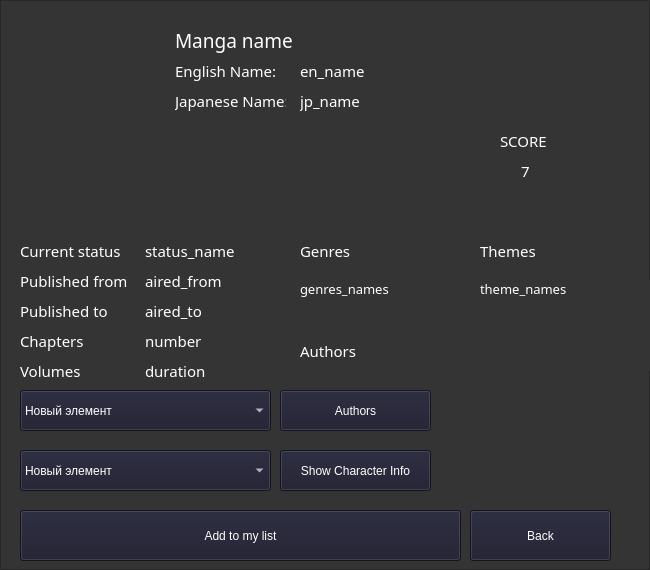
<?xml version="1.0" encoding="UTF-8"?>
<ui version="4.0">
 <class>MainWindow</class>
 <widget class="QMainWindow" name="MainWindow">
  <property name="geometry">
   <rect>
    <x>0</x>
    <y>0</y>
    <width>650</width>
    <height>570</height>
   </rect>
  </property>
  <property name="windowTitle">
   <string>MainWindow</string>
  </property>
  <widget class="QWidget" name="centralwidget">
   <widget class="QFrame" name="bg">
    <property name="geometry">
     <rect>
      <x>0</x>
      <y>0</y>
      <width>650</width>
      <height>570</height>
     </rect>
    </property>
    <property name="styleSheet">
     <string notr="true">background-color: rgb(52, 52, 52)</string>
    </property>
    <property name="frameShape">
     <enum>QFrame::StyledPanel</enum>
    </property>
    <property name="frameShadow">
     <enum>QFrame::Raised</enum>
    </property>
    <widget class="QLabel" name="image">
     <property name="geometry">
      <rect>
       <x>20</x>
       <y>20</y>
       <width>150</width>
       <height>210</height>
      </rect>
     </property>
     <property name="text">
      <string/>
     </property>
     <property name="pixmap">
      <pixmap>../1.jpg</pixmap>
     </property>
     <property name="scaledContents">
      <bool>true</bool>
     </property>
    </widget>
    <widget class="QLabel" name="manga_name">
     <property name="geometry">
      <rect>
       <x>175</x>
       <y>20</y>
       <width>461</width>
       <height>41</height>
      </rect>
     </property>
     <property name="font">
      <font>
       <family>Segoe UI Variable Display Semib</family>
       <pointsize>14</pointsize>
       <weight>7</weight>
       <italic>false</italic>
       <bold>false</bold>
      </font>
     </property>
     <property name="styleSheet">
      <string notr="true">color: rgb(255, 255, 255); font: 63 14pt Segoe UI Variable Display Semib;</string>
     </property>
     <property name="text">
      <string>Manga name</string>
     </property>
    </widget>
    <widget class="QLabel" name="en_title">
     <property name="geometry">
      <rect>
       <x>175</x>
       <y>60</y>
       <width>101</width>
       <height>21</height>
      </rect>
     </property>
     <property name="styleSheet">
      <string notr="true">color: rgb(255, 255, 255); font: 63 11pt Segoe UI Variable Display Semib;</string>
     </property>
     <property name="text">
      <string>English Name:</string>
     </property>
    </widget>
    <widget class="QLabel" name="en_name">
     <property name="geometry">
      <rect>
       <x>300</x>
       <y>60</y>
       <width>321</width>
       <height>21</height>
      </rect>
     </property>
     <property name="styleSheet">
      <string notr="true">color: rgb(255, 255, 255); font: 63 11pt Segoe UI Variable Display Semib;</string>
     </property>
     <property name="text">
      <string>en_name</string>
     </property>
    </widget>
    <widget class="QLabel" name="jp_title">
     <property name="geometry">
      <rect>
       <x>175</x>
       <y>90</y>
       <width>111</width>
       <height>21</height>
      </rect>
     </property>
     <property name="styleSheet">
      <string notr="true">color: rgb(255, 255, 255); font: 63 11pt Segoe UI Variable Display Semib;</string>
     </property>
     <property name="text">
      <string>Japanese Name:</string>
     </property>
    </widget>
    <widget class="QLabel" name="jp_name">
     <property name="geometry">
      <rect>
       <x>300</x>
       <y>90</y>
       <width>321</width>
       <height>21</height>
      </rect>
     </property>
     <property name="styleSheet">
      <string notr="true">color: rgb(255, 255, 255); font: 63 11pt Segoe UI Variable Display Semib;</string>
     </property>
     <property name="text">
      <string>jp_name</string>
     </property>
    </widget>
    <widget class="QLabel" name="score">
     <property name="geometry">
      <rect>
       <x>500</x>
       <y>130</y>
       <width>81</width>
       <height>21</height>
      </rect>
     </property>
     <property name="styleSheet">
      <string notr="true">color: rgb(255, 255, 255); font: 63 11pt Segoe UI Variable Display Semib;</string>
     </property>
     <property name="text">
      <string>SCORE</string>
     </property>
    </widget>
    <widget class="QLabel" name="score_number">
     <property name="geometry">
      <rect>
       <x>500</x>
       <y>160</y>
       <width>51</width>
       <height>21</height>
      </rect>
     </property>
     <property name="styleSheet">
      <string notr="true">color: rgb(255, 255, 255); font: 63 11pt Segoe UI Variable Display Semib;</string>
     </property>
     <property name="text">
      <string>7</string>
     </property>
     <property name="alignment">
      <set>Qt::AlignCenter</set>
     </property>
    </widget>
    <widget class="QLabel" name="status_name">
     <property name="geometry">
      <rect>
       <x>145</x>
       <y>240</y>
       <width>151</width>
       <height>21</height>
      </rect>
     </property>
     <property name="styleSheet">
      <string notr="true">color: rgb(255, 255, 255); font: 63 11pt Segoe UI Variable Display Semib;</string>
     </property>
     <property name="text">
      <string>status_name</string>
     </property>
    </widget>
    <widget class="QLabel" name="current_status">
     <property name="geometry">
      <rect>
       <x>20</x>
       <y>240</y>
       <width>111</width>
       <height>21</height>
      </rect>
     </property>
     <property name="styleSheet">
      <string notr="true">color: rgb(255, 255, 255); font: 63 11pt Segoe UI Variable Display Semib;</string>
     </property>
     <property name="text">
      <string>Current status</string>
     </property>
    </widget>
    <widget class="QLabel" name="published_from_date">
     <property name="geometry">
      <rect>
       <x>145</x>
       <y>270</y>
       <width>151</width>
       <height>21</height>
      </rect>
     </property>
     <property name="styleSheet">
      <string notr="true">color: rgb(255, 255, 255); font: 63 11pt Segoe UI Variable Display Semib;</string>
     </property>
     <property name="text">
      <string>aired_from</string>
     </property>
    </widget>
    <widget class="QLabel" name="published_from">
     <property name="geometry">
      <rect>
       <x>20</x>
       <y>270</y>
       <width>111</width>
       <height>21</height>
      </rect>
     </property>
     <property name="styleSheet">
      <string notr="true">color: rgb(255, 255, 255); font: 63 11pt Segoe UI Variable Display Semib;</string>
     </property>
     <property name="text">
      <string>Published from</string>
     </property>
    </widget>
    <widget class="QLabel" name="published_to_date">
     <property name="geometry">
      <rect>
       <x>145</x>
       <y>300</y>
       <width>151</width>
       <height>21</height>
      </rect>
     </property>
     <property name="styleSheet">
      <string notr="true">color: rgb(255, 255, 255); font: 63 11pt Segoe UI Variable Display Semib;</string>
     </property>
     <property name="text">
      <string>aired_to</string>
     </property>
    </widget>
    <widget class="QLabel" name="published_to">
     <property name="geometry">
      <rect>
       <x>20</x>
       <y>300</y>
       <width>111</width>
       <height>21</height>
      </rect>
     </property>
     <property name="styleSheet">
      <string notr="true">color: rgb(255, 255, 255); font: 63 11pt Segoe UI Variable Display Semib;</string>
     </property>
     <property name="text">
      <string>Published to</string>
     </property>
    </widget>
    <widget class="QLabel" name="chapters">
     <property name="geometry">
      <rect>
       <x>20</x>
       <y>330</y>
       <width>111</width>
       <height>21</height>
      </rect>
     </property>
     <property name="acceptDrops">
      <bool>false</bool>
     </property>
     <property name="styleSheet">
      <string notr="true">color: rgb(255, 255, 255); font: 63 11pt Segoe UI Variable Display Semib;</string>
     </property>
     <property name="text">
      <string>Chapters</string>
     </property>
     <property name="scaledContents">
      <bool>false</bool>
     </property>
     <property name="alignment">
      <set>Qt::AlignLeading|Qt::AlignLeft|Qt::AlignTop</set>
     </property>
     <property name="wordWrap">
      <bool>true</bool>
     </property>
    </widget>
    <widget class="QLabel" name="episodes_cnt">
     <property name="geometry">
      <rect>
       <x>145</x>
       <y>330</y>
       <width>111</width>
       <height>21</height>
      </rect>
     </property>
     <property name="acceptDrops">
      <bool>false</bool>
     </property>
     <property name="styleSheet">
      <string notr="true">color: rgb(255, 255, 255); font: 63 11pt Segoe UI Variable Display Semib;</string>
     </property>
     <property name="text">
      <string>number</string>
     </property>
     <property name="scaledContents">
      <bool>false</bool>
     </property>
     <property name="alignment">
      <set>Qt::AlignLeading|Qt::AlignLeft|Qt::AlignTop</set>
     </property>
     <property name="wordWrap">
      <bool>true</bool>
     </property>
    </widget>
    <widget class="QLabel" name="volumes">
     <property name="geometry">
      <rect>
       <x>20</x>
       <y>360</y>
       <width>111</width>
       <height>21</height>
      </rect>
     </property>
     <property name="acceptDrops">
      <bool>false</bool>
     </property>
     <property name="styleSheet">
      <string notr="true">color: rgb(255, 255, 255); font: 63 11pt Segoe UI Variable Display Semib;</string>
     </property>
     <property name="text">
      <string>Volumes</string>
     </property>
     <property name="scaledContents">
      <bool>false</bool>
     </property>
     <property name="alignment">
      <set>Qt::AlignLeading|Qt::AlignLeft|Qt::AlignTop</set>
     </property>
     <property name="wordWrap">
      <bool>true</bool>
     </property>
    </widget>
    <widget class="QLabel" name="volumes_cnt">
     <property name="geometry">
      <rect>
       <x>145</x>
       <y>360</y>
       <width>111</width>
       <height>21</height>
      </rect>
     </property>
     <property name="acceptDrops">
      <bool>false</bool>
     </property>
     <property name="styleSheet">
      <string notr="true">color: rgb(255, 255, 255); font: 63 11pt Segoe UI Variable Display Semib;</string>
     </property>
     <property name="text">
      <string>duration</string>
     </property>
     <property name="scaledContents">
      <bool>false</bool>
     </property>
     <property name="alignment">
      <set>Qt::AlignLeading|Qt::AlignLeft|Qt::AlignTop</set>
     </property>
     <property name="wordWrap">
      <bool>true</bool>
     </property>
    </widget>
    <widget class="QLabel" name="genres">
     <property name="geometry">
      <rect>
       <x>300</x>
       <y>240</y>
       <width>111</width>
       <height>31</height>
      </rect>
     </property>
     <property name="acceptDrops">
      <bool>false</bool>
     </property>
     <property name="styleSheet">
      <string notr="true">color: rgb(255, 255, 255); font: 63 11pt Segoe UI Variable Display Semib;</string>
     </property>
     <property name="text">
      <string>Genres</string>
     </property>
     <property name="scaledContents">
      <bool>false</bool>
     </property>
     <property name="alignment">
      <set>Qt::AlignLeading|Qt::AlignLeft|Qt::AlignTop</set>
     </property>
     <property name="wordWrap">
      <bool>true</bool>
     </property>
    </widget>
    <widget class="QLabel" name="genres_names">
     <property name="geometry">
      <rect>
       <x>300</x>
       <y>280</y>
       <width>161</width>
       <height>91</height>
      </rect>
     </property>
     <property name="acceptDrops">
      <bool>false</bool>
     </property>
     <property name="styleSheet">
      <string notr="true">color: rgb(255, 255, 255); font: 63 10pt Segoe UI Variable Display Semib;</string>
     </property>
     <property name="text">
      <string>genres_names</string>
     </property>
     <property name="scaledContents">
      <bool>false</bool>
     </property>
     <property name="alignment">
      <set>Qt::AlignLeading|Qt::AlignLeft|Qt::AlignTop</set>
     </property>
     <property name="wordWrap">
      <bool>true</bool>
     </property>
    </widget>
    <widget class="QLabel" name="themes">
     <property name="geometry">
      <rect>
       <x>480</x>
       <y>240</y>
       <width>111</width>
       <height>31</height>
      </rect>
     </property>
     <property name="acceptDrops">
      <bool>false</bool>
     </property>
     <property name="styleSheet">
      <string notr="true">color: rgb(255, 255, 255); font: 63 11pt Segoe UI Variable Display Semib;</string>
     </property>
     <property name="text">
      <string>Themes</string>
     </property>
     <property name="scaledContents">
      <bool>false</bool>
     </property>
     <property name="alignment">
      <set>Qt::AlignLeading|Qt::AlignLeft|Qt::AlignTop</set>
     </property>
     <property name="wordWrap">
      <bool>true</bool>
     </property>
    </widget>
    <widget class="QLabel" name="theme_names">
     <property name="geometry">
      <rect>
       <x>480</x>
       <y>280</y>
       <width>171</width>
       <height>91</height>
      </rect>
     </property>
     <property name="acceptDrops">
      <bool>false</bool>
     </property>
     <property name="styleSheet">
      <string notr="true">color: rgb(255, 255, 255); font: 63 10pt Segoe UI Variable Display Semib;</string>
     </property>
     <property name="text">
      <string>theme_names</string>
     </property>
     <property name="scaledContents">
      <bool>false</bool>
     </property>
     <property name="alignment">
      <set>Qt::AlignLeading|Qt::AlignLeft|Qt::AlignTop</set>
     </property>
     <property name="wordWrap">
      <bool>true</bool>
     </property>
    </widget>
    <widget class="QPushButton" name="add_to_list">
     <property name="geometry">
      <rect>
       <x>20</x>
       <y>510</y>
       <width>441</width>
       <height>51</height>
      </rect>
     </property>
     <property name="styleSheet">
      <string notr="true">color: rgb(255, 255, 255); font: 63 11pt &quot;Segoe UI Variable Display Semib&quot;; background-color: rgb(27, 27, 45);</string>
     </property>
     <property name="text">
      <string>Add to my list</string>
     </property>
    </widget>
    <widget class="QPushButton" name="back_btn">
     <property name="geometry">
      <rect>
       <x>470</x>
       <y>510</y>
       <width>141</width>
       <height>51</height>
      </rect>
     </property>
     <property name="styleSheet">
      <string notr="true">color: rgb(255, 255, 255); font: 63 11pt &quot;Segoe UI Variable Display Semib&quot;; background-color: rgb(27, 27, 45);</string>
     </property>
     <property name="text">
      <string>Back</string>
     </property>
    </widget>
    <widget class="QComboBox" name="authors_drop">
     <property name="geometry">
      <rect>
       <x>20</x>
       <y>390</y>
       <width>251</width>
       <height>41</height>
      </rect>
     </property>
     <property name="minimumSize">
      <size>
       <width>0</width>
       <height>40</height>
      </size>
     </property>
     <property name="styleSheet">
      <string notr="true">color: rgb(255, 255, 255); font: 63 11pt &quot;Segoe UI Variable Display Semib&quot;;background-color: rgb(27, 27, 45)</string>
     </property>
     <item>
      <property name="text">
       <string>Новый элемент</string>
      </property>
     </item>
    </widget>
    <widget class="QLabel" name="authors">
     <property name="geometry">
      <rect>
       <x>300</x>
       <y>340</y>
       <width>111</width>
       <height>21</height>
      </rect>
     </property>
     <property name="acceptDrops">
      <bool>false</bool>
     </property>
     <property name="styleSheet">
      <string notr="true">color: rgb(255, 255, 255); font: 63 11pt Segoe UI Variable Display Semib;</string>
     </property>
     <property name="text">
      <string>Authors</string>
     </property>
     <property name="scaledContents">
      <bool>false</bool>
     </property>
     <property name="alignment">
      <set>Qt::AlignLeading|Qt::AlignLeft|Qt::AlignTop</set>
     </property>
     <property name="wordWrap">
      <bool>true</bool>
     </property>
    </widget>
    <widget class="QComboBox" name="character_drop">
     <property name="geometry">
      <rect>
       <x>20</x>
       <y>450</y>
       <width>251</width>
       <height>41</height>
      </rect>
     </property>
     <property name="minimumSize">
      <size>
       <width>0</width>
       <height>40</height>
      </size>
     </property>
     <property name="styleSheet">
      <string notr="true">color: rgb(255, 255, 255); font: 63 11pt &quot;Segoe UI Variable Display Semib&quot;;background-color: rgb(27, 27, 45)</string>
     </property>
     <item>
      <property name="text">
       <string>Новый элемент</string>
      </property>
     </item>
    </widget>
    <widget class="QPushButton" name="anime_characters">
     <property name="geometry">
      <rect>
       <x>280</x>
       <y>450</y>
       <width>151</width>
       <height>41</height>
      </rect>
     </property>
     <property name="styleSheet">
      <string notr="true">color: rgb(255, 255, 255); font: 63 11pt &quot;Segoe UI Variable Display Semib&quot;; background-color: rgb(27, 27, 45);</string>
     </property>
     <property name="text">
      <string>Show Character Info</string>
     </property>
    </widget>
    <widget class="QPushButton" name="authors_button">
     <property name="enabled">
      <bool>false</bool>
     </property>
     <property name="geometry">
      <rect>
       <x>280</x>
       <y>390</y>
       <width>151</width>
       <height>41</height>
      </rect>
     </property>
     <property name="styleSheet">
      <string notr="true">color: rgb(255, 255, 255); font: 63 11pt &quot;Segoe UI Variable Display Semib&quot;; background-color: rgb(27, 27, 45);</string>
     </property>
     <property name="text">
      <string>Authors</string>
     </property>
     <property name="checkable">
      <bool>false</bool>
     </property>
     <property name="checked">
      <bool>false</bool>
     </property>
     <property name="autoDefault">
      <bool>false</bool>
     </property>
     <property name="default">
      <bool>false</bool>
     </property>
     <property name="flat">
      <bool>false</bool>
     </property>
    </widget>
   </widget>
  </widget>
 </widget>
 <resources/>
 <connections/>
</ui>
